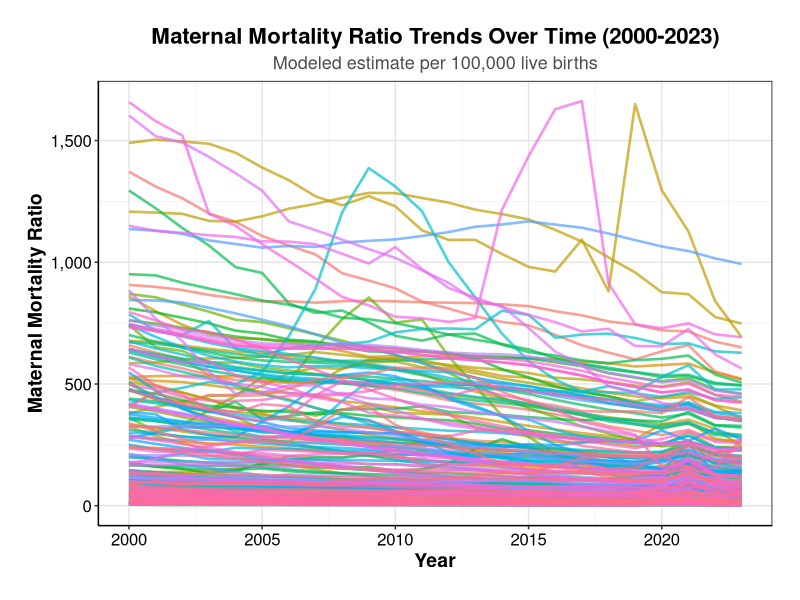
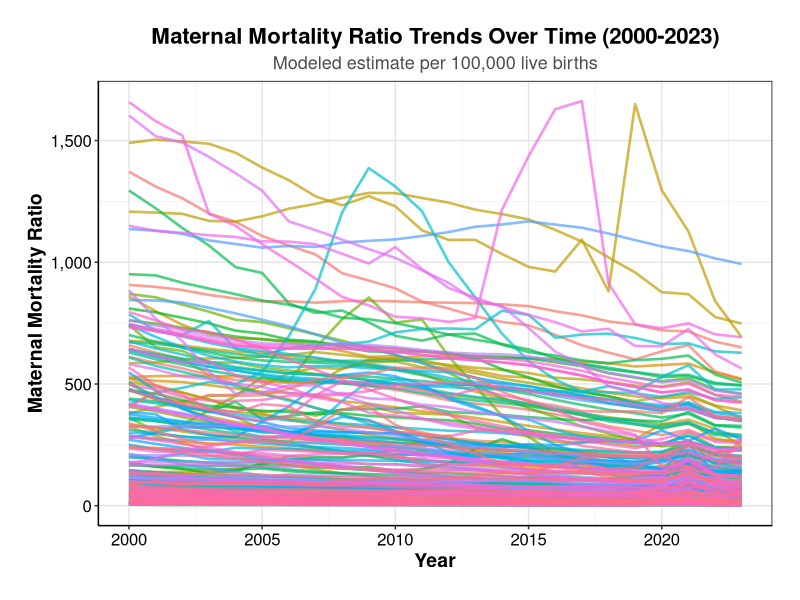

R code for these plots, in order:
library(dplyr)
library(tidyr)
library(stringr)
library(ggplot2)

# Load the mean-imputed dataset
data <- read.csv("wb_data_mean_imputed.csv")

# Check the structure of the data
cat("Dataset dimensions:", nrow(data), "rows x", ncol(data), "columns\n")
cat("Available series (first 10):\n")
print(head(unique(data$Series.Name), 10))

# Filter for Maternal Mortality Ratio data
# Note: R's read.csv() converts column names, so "Series Name" becomes "Series.Name"
mmr_df <- data %>%
  filter(Series.Name == "Maternal mortality ratio (modeled estimate, per 100,000 live births)") %>%
  # Select country name and all year columns (which start with "X" followed by year)
  select(Country.Name, starts_with("X")) %>%
  # Reshape from wide to long format
  pivot_longer(-Country.Name, names_to = "Year", values_to = "MMR") %>%
  # Extract the 4-digit year from column names like "X2000..YR2000."
  # The regex "(?<=X)\\d{4}" means: find 4 digits that come after "X"
  mutate(Year = as.numeric(str_extract(Year, "(?<=X)\\d{4}"))) %>%
  # Remove any rows with missing years (shouldn't happen but good practice)
  filter(!is.na(Year)) %>%
  # Filter to only include years 2000-2023 (exclude 2024)
  filter(Year >= 2000 & Year <= 2023)

# Check if we have data
cat("\nMaternal Mortality data found for", length(unique(mmr_df$Country.Name)), "countries\n")
cat("Year range:", min(mmr_df$Year), "to", max(mmr_df$Year), "\n")
cat("Sample of data:\n")
print(head(mmr_df))

# Create the time series plot
p <- ggplot(mmr_df, aes(x = Year, y = MMR, group = Country.Name, color = Country.Name)) +
  geom_line(alpha = 0.7, linewidth = 0.9) +
  labs(
    title = "Maternal Mortality Ratio Trends Over Time (2000-2023)",
    subtitle = "Modeled estimate per 100,000 live births",
    y = "Maternal Mortality Ratio",
    x = "Year"
  ) +
  theme_classic() +  # White background with black axes
  theme(
    # Plot styling
    plot.background = element_rect(fill = "white", color = NA),
    panel.background = element_rect(fill = "white", color = NA),
    
    # Text styling for better readability
    plot.title = element_text(size = 16, face = "bold", color = "black", hjust = 0.5),
    plot.subtitle = element_text(size = 13, color = "gray30", hjust = 0.5),
    axis.title.x = element_text(size = 14, face = "bold", color = "black"),
    axis.title.y = element_text(size = 14, face = "bold", color = "black"),
    axis.text.x = element_text(size = 12, color = "black"),
    axis.text.y = element_text(size = 12, color = "black"),
    
    # Grid lines for better readability
    panel.grid.major = element_line(color = "gray90", linewidth = 0.5),
    panel.grid.minor = element_line(color = "gray95", linewidth = 0.3),
    
    # Remove legend (too many countries)
    legend.position = "none",
    
    # Plot margins
    plot.margin = margin(20, 20, 20, 20)
  ) +
  scale_x_continuous(breaks = seq(2000, 2023, 5)) +
  scale_y_continuous(labels = scales::comma_format()) +
  # Add a subtle border around the plot
  theme(panel.border = element_rect(color = "black", fill = NA, linewidth = 0.5))

# Display the plot
print(p)

# Save the plot
ggsave("maternal_mortality_trends.png", plot = p, width = 12, height = 8, dpi = 300)
cat("\nPlot saved as 'maternal_mortality_trends.png'\n")

# Summary statistics
cat("\nSummary Statistics:\n")
summary_stats <- mmr_df %>%
  group_by(Year) %>%
  summarise(
    Countries = n(),
    Mean_MMR = round(mean(MMR, na.rm = TRUE), 2),
    Median_MMR = round(median(MMR, na.rm = TRUE), 2),
    Min_MMR = round(min(MMR, na.rm = TRUE), 2),
    Max_MMR = round(max(MMR, na.rm = TRUE), 2),
    .groups = 'drop'
  )

print(summary_stats)
  